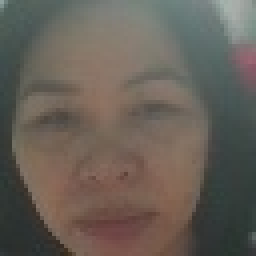
#> input picture data/registered_faces/Mai_Thi_Thu_Thao_07_01_1975/Mai_Thi_Thu_Thao_07_01_1975_001.jpg, 64 x 64 px (shown 4 times larger)
$ python -i train_distillation.py   (imports and definitions only)
#> lines starting #> are read from the running program, lines starting #| are printed output that depends on the picture; after the words box and inside, x2 and y2 are one past the last pixel; in counts of white or black regions, pixels touching at a corner belong together
"""
==============================================================================
🎓 HUẤN LUYỆN UNIVERSAL FEATURE EXTRACTOR
   KNOWLEDGE DISTILLATION TỪ SFACE TEACHER TRÊN TẬP DỮ LIỆU CASIA-WEBFACE (HOẶC LFW)
==============================================================================
Chiến lược:
  - Teacher: SFace (OpenCV, pretrained trên 10,000+ danh tính)
  - Student: Ghost-TinyFace (64x64 INT8 cho ESP32-S3)
  - Dữ liệu: CASIA-WebFace (~10,000+ danh tính) / LFW (~1,600+ danh tính) — KHÔNG dùng ảnh của người dùng.
  - Loss: Cosine Distance + MSE + Hard Negative Mining (Triplet-style) + ArcFace
  - Mục tiêu: Student học cách trích xuất đặc trưng khuôn mặt TỔNG QUÁT,
    không phụ thuộc vào bối cảnh hay điều kiện ánh sáng cụ thể.

Sau khi train xong:
  - Đóng băng mô hình Student (Universal Extractor).
  - Chỉ dùng ảnh 3 người dùng để tạo Database Vector (Matching), KHÔNG train lại.
==============================================================================
"""

import os
import sys

# [4 lines not run here, left out]

import glob
import cv2
import numpy as np
import tensorflow as tf
from tensorflow.keras import optimizers

# Thêm thư mục gốc vào PYTHONPATH
sys.path.append(os.path.dirname(os.path.dirname(os.path.abspath(__file__))))

from training_tinyml.models.ghost_tinyface import build_tinyface_ghost
from host_laptop.core.vision_utils import equalize_gray_256


# ==============================================================================
# AUGMENTATION MODULE (TÁI SỬ DỤNG TỪ dataset_loader.py)
# ==============================================================================
def augment_image(image_np):
    """
    Data Augmentation chuyên sâu cho khuôn mặt (tái sử dụng logic từ FaceDatasetLoader).
    Input: ảnh grayscale uint8 (H, W)
    Output: ảnh grayscale uint8 (H, W) đã augment
    """
    img = image_np.copy()
    h, w = img.shape

    # 1. Xoay và Scale/Tịnh tiến nhẹ
    angle = np.random.uniform(-15.0, 15.0)
    scale = np.random.uniform(0.92, 1.08)
    tx = np.random.uniform(-3.0, 3.0)
    ty = np.random.uniform(-3.0, 3.0)
    M = cv2.getRotationMatrix2D((w / 2.0, h / 2.0), angle, scale)
    M[0, 2] += tx
    M[1, 2] += ty
    img = cv2.warpAffine(img, M, (w, h), flags=cv2.INTER_LINEAR, borderMode=cv2.BORDER_REFLECT)

    # 2. Lật ngang ngẫu nhiên (quan trọng cho face recognition)
    if np.random.rand() > 0.5:
        img = cv2.flip(img, 1)

    # 3. Biến đổi Gamma (mô phỏng ánh sáng) — mở rộng để phủ cả ảnh RẤT TỐI/SÁNG
    #    (thực tế user chụp tối mean~42 — augmentation phải phủ rộng hơn nữa)
    if np.random.rand() > 0.25:
        gamma = np.random.uniform(0.40, 2.20)
        inv_gamma = 1.0 / gamma
        table = np.array([((i / 255.0) ** inv_gamma) * 255 for i in np.arange(0, 256)]).astype("uint8")
        img = cv2.LUT(img, table)

    # 4. Thay đổi Contrast & Brightness — dải rộng (mô phỏng mọi điều kiện ánh sáng)
    alpha = np.random.uniform(0.55, 1.45)
    beta = np.random.uniform(-60, 60)
    img = np.clip(alpha * img + beta, 0, 255).astype(np.uint8)

    # 5. Làm mờ nhẹ ngẫu nhiên (Motion Blur / Defocus)
    if np.random.rand() > 0.55:
        ksize = np.random.choice([3, 5])
        img = cv2.GaussianBlur(img, (ksize, ksize), np.random.uniform(0.3, 1.2))

    # 6. Random Cutout (che 1-2 ô nhỏ giả lập kính/bóng râm/tóc)
    if np.random.rand() > 0.55:
        for _ in range(np.random.randint(1, 3)):
            rw = np.random.randint(4, 14)
            rh = np.random.randint(4, 14)
            rx = np.random.randint(1, max(2, w - rw - 1))
            ry = np.random.randint(1, max(2, h - rh - 1))
            fill_val = np.random.randint(20, 200)
            img[ry:ry+rh, rx:rx+rw] = fill_val

    # 7. Nhiễu Gaussian hạt camera
    if np.random.rand() > 0.45:
        noise = np.random.normal(0, np.random.uniform(2, 8), img.shape)
        img = np.clip(img + noise, 0, 255).astype(np.uint8)

    return img


# ==============================================================================
# HARD NEGATIVE MINING LOSS
# ==============================================================================
# [447 lines left out: functions compute_hard_negative_loss, train_universal_distillation, not called in this run]


# [8 lines not run here, left out]

>>> import cv2
>>> picture = cv2.imread('../data/registered_faces/Mai_Thi_Thu_Thao_07_01_1975/Mai_Thi_Thu_Thao_07_01_1975_001.jpg', cv2.IMREAD_GRAYSCALE)
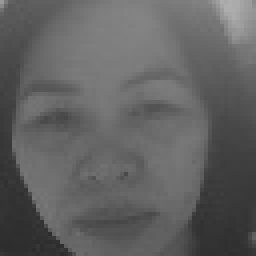
#> picture: shape (64, 64) (shown 4 times larger); min 43, max 174, mean 96.8
>>> result = augment_image(picture)
#> in augment_image, `img = cv2.LUT(img, table)`:
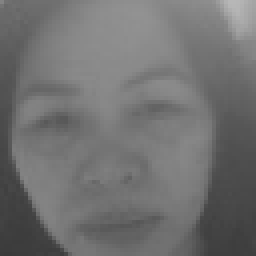
#> img: shape (64, 64) (shown 4 times larger); min 58, max 183, mean 112.6
#> in augment_image, `img = np.clip(alpha * img + beta, 0, 255).astype(np.uint8)`:
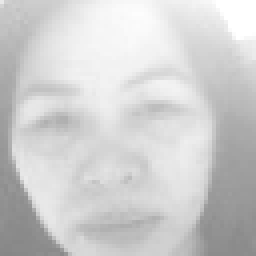
#> img: shape (64, 64) (shown 4 times larger); min 134, max 255, mean 207
#> after the loop in augment_image, `for _ in range(np.random.randint(1, 3)):`:
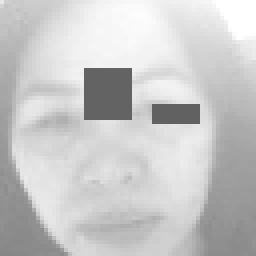
#> img: shape (64, 64) (shown 4 times larger); 5.27% of pixels changed, all inside (x1, y1, x2, y2) = (21, 17, 50, 31)

$ run again, on data/registered_faces/Trinh_Dong_Nhien_17_01_06/Trinh_Dong_Nhien_17_01_06_003.jpg
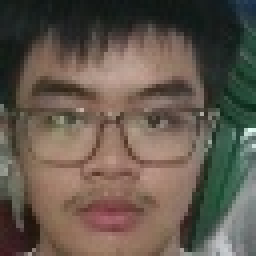
#> input picture data/registered_faces/Trinh_Dong_Nhien_17_01_06/Trinh_Dong_Nhien_17_01_06_003.jpg, 64 x 64 px (shown 4 times larger)
#> `picture = cv2.imread('../data/registered_faces/Mai_Thi_Thu_Thao_07_01_..`:
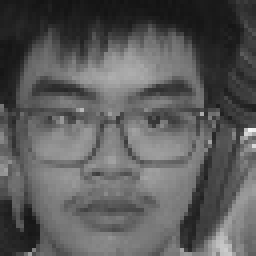
#> picture: shape (64, 64) (shown 4 times larger); min 19, max 242, mean 90.5
#> after the loop in augment_image, `for _ in range(np.random.randint(1, 3)):`:
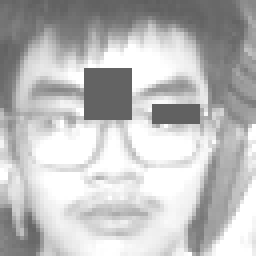
#> img: shape (64, 64) (shown 4 times larger); min 94, max 255, mean 188.1

$ run again, on data/registered_faces/Trinh_Dong_Nhien_17_01_06/Trinh_Dong_Nhien_17_01_06_004.jpg
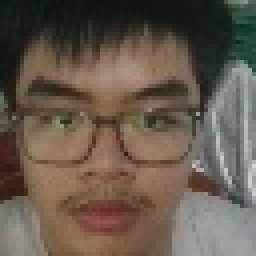
#> input picture data/registered_faces/Trinh_Dong_Nhien_17_01_06/Trinh_Dong_Nhien_17_01_06_004.jpg, 64 x 64 px (shown 4 times larger)
#> `picture = cv2.imread('../data/registered_faces/Mai_Thi_Thu_Thao_07_01_..`:
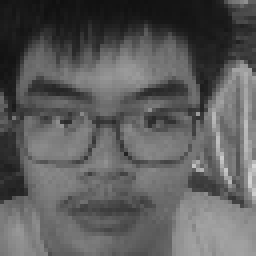
#> picture: shape (64, 64) (shown 4 times larger); min 16, max 210, mean 92.1
#> after the loop in augment_image, `for _ in range(np.random.randint(1, 3)):`:
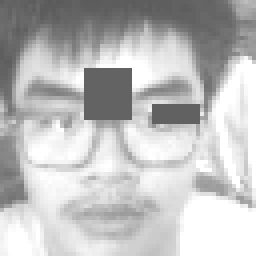
#> img: shape (64, 64) (shown 4 times larger); min 90, max 255, mean 189.8

$ run again, on data/registered_faces/Trinh_Minh_Toan/Trinh_Minh_Toan_000.jpg
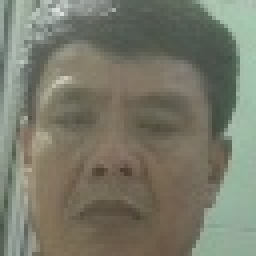
#> input picture data/registered_faces/Trinh_Minh_Toan/Trinh_Minh_Toan_000.jpg, 64 x 64 px (shown 4 times larger)
#> `picture = cv2.imread('../data/registered_faces/Mai_Thi_Thu_Thao_07_01_..`:
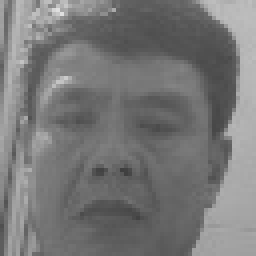
#> picture: shape (64, 64) (shown 4 times larger); min 63, max 223, mean 119.4
#> after the loop in augment_image, `for _ in range(np.random.randint(1, 3)):`:
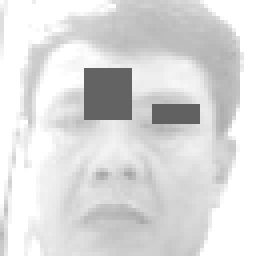
#> img: shape (64, 64) (shown 4 times larger); min 97, max 255, mean 219.1
